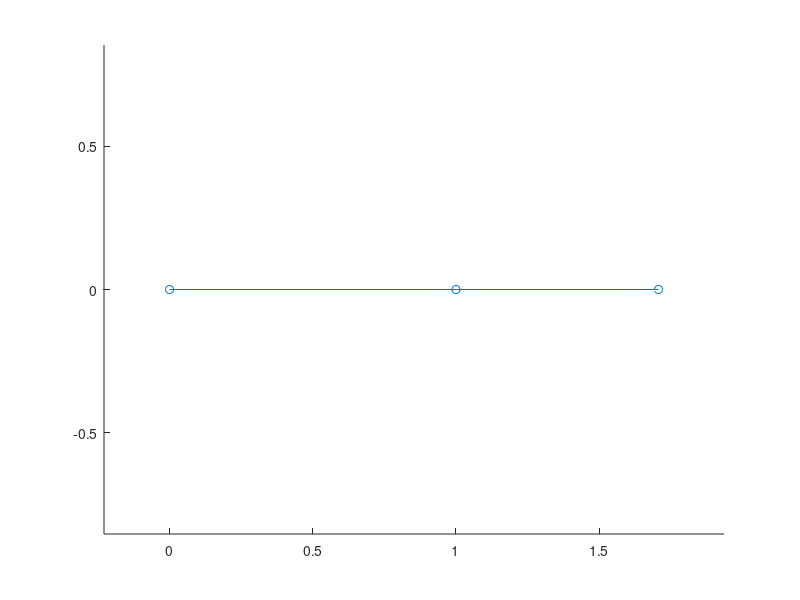

Write the MATLAB code that produced this figure.

clc; clear;
x=1.7071; y=0; z=-1.7071; %End Effector Position
a1=1; a2=1; a3=1; ac=1;% Link Lengths

t1=atan(y/x); % TOP VIEW: Angle of rotation in xy-plane (YAW)

r1=sqrt((x-ac*cos(t1))^2+(y-ac*sin(t1))^2);
r4=sqrt((x+ac*cos(t1))^2+(y+ac*sin(t1))^2);%
r2=z; %
phi2=atan(r2/r1); %

r3= sqrt(r1^2+r2^2);%
phi1=acos((-a3^2+a2^2+r3^2)/(2*a2*r3)); %
t2=phi2-phi1; %

phi3=acos((-r3^2+a2^2+a3^2)/(2*a2*a3)); % 
t3=pi-phi3;

x=[0 ac*cos(t1) ac*cos(t1)+a2*cos(t2) ac*cos(t1)+a2*cos(t2)+a3*cos(t2+t3)]
y=[0 ac*sin(t1) ac*sin(t1)+a2*cos(t2)*sin(t1) ac*sin(t1)+a2*cos(t2)*sin(t1)+a3*cos(t2+t3)*sin(t1)]
z=[0 0 a2*sin(t2) a2*sin(t2)+a3*sin(t2+t3)]

hold on
plot3(x,y,z,'o-')
axis equal
t1=t1*180/pi
t2=t2*180/pi
t3=t3*(180/pi)
